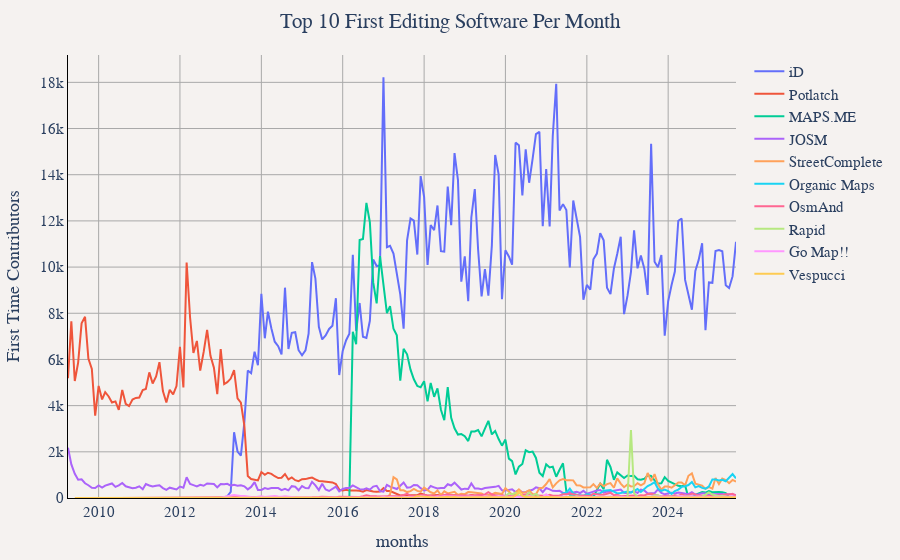

This figure's notebook cell:
### Code cell
df = duckdb.sql("""
WITH top_software AS (
	SELECT created_by
	FROM (
		SELECT
			created_by,
			COUNT(DISTINCT user_name) as total_contributors
		FROM '../changeset_data/year=*/month=*/*.parquet'
		WHERE created_by IS NOT NULL
		GROUP BY created_by
		ORDER BY total_contributors DESC
		LIMIT 10
	)
),
user_first_software AS (
	SELECT 
		user_name,
		created_by,
		year,
		month,
		ROW_NUMBER() OVER (PARTITION BY user_name ORDER BY year, month) as rn
	FROM '../changeset_data/year=*/month=*/*.parquet'
	WHERE created_by IS NOT NULL
),
first_software_only AS (
	SELECT 
		user_name,
		created_by,
		year,
		month,
		CONCAT(year, '-', LPAD(CAST(month as VARCHAR), 2, '0')) as months
	FROM user_first_software
	WHERE rn = 1 AND created_by IN (SELECT created_by FROM top_software)
),
monthly_first_software_counts AS (
	SELECT 
		months,
		created_by,
		COUNT(DISTINCT user_name) as first_time_users
	FROM first_software_only
	GROUP BY months, created_by
)
SELECT 
	months,
	created_by,
	first_time_users as 'First Time Contributors'
FROM monthly_first_software_counts
ORDER BY months""").df()
util.show_figure(
    [
        util.FigureConfig(
            title="Top 10 First Editing Software Per Month",
            x_col="months",
            y_col="First Time Contributors",
            group_col="created_by",
            query_or_df=df,
        ),
    ],
)

### Figure 1 — Plotly figure (JSON) as saved in the notebook; plotly's stock layout.template omitted (floating-point values rounded to 4 significant figures; data arrays with more than 128 entries replaced by an {"elided": "..."} marker saying what was removed)
{"data": [{"hovertemplate": "iD<br>%{x}<br>%{y:,} First Time Contributors<extra></extra>", "name": "iD", "type": "scatter", "visible": true, "x": {"elided": "153 str values"}, "y": {"elided": "153 int values"}}, {"hovertemplate": "Potlatch<br>%{x}<br>%{y:,} First Time Contributors<extra></extra>", "name": "Potlatch", "type": "scatter", "visible": true, "x": {"elided": "183 str values"}, "y": {"elided": "183 int values"}}, {"hovertemplate": "MAPS.ME<br>%{x}<br>%{y:,} First Time Contributors<extra></extra>", "name": "MAPS.ME", "type": "scatter", "visible": true, "x": ["2016-02", "2016-03", "2016-04", "2016-05", "2016-06", "2016-07", "2016-08", "2016-09", "2016-10", "2016-11", "2016-12", "2017-01", "2017-02", "2017-03", "2017-04", "2017-05", "2017-06", "2017-07", "2017-08", "2017-09", "2017-10", "2017-11", "2017-12", "2018-01", "2018-02", "2018-03", "2018-04", "2018-05", "2018-06", "2018-07", "2018-08", "2018-09", "2018-10", "2018-11", "2018-12", "2019-01", "2019-02", "2019-03", "2019-04", "2019-05", "2019-06", "2019-07", "2019-08", "2019-09", "2019-10", "2019-11", "2019-12", "2020-01", "2020-02", "2020-03", "2020-04", "2020-05", "2020-06", "2020-07", "2020-08", "2020-09", "2020-10", "2020-11", "2020-12", "2021-01", "2021-02", "2021-03", "2021-04", "2021-05", "2021-06", "2021-07", "2021-08", "2021-09", "2021-10", "2021-11", "2021-12", "2022-01", "2022-02", "2022-03", "2022-04", "2022-05", "2022-06", "2022-07", "2022-08", "2022-09", "2022-10", "2022-11", "2022-12", "2023-01", "2023-02", "2023-03", "2023-04", "2023-05", "2023-06", "2023-07", "2023-08", "2023-09", "2023-10", "2023-11", "2023-12", "2024-01", "2024-02", "2024-03", "2024-04", "2024-05", "2024-06", "2024-07", "2024-10", "2024-11", "2024-12", "2025-01", "2025-02", "2025-03", "2025-04", "2025-05", "2025-06", "2025-07", "2025-08", "2025-09"], "y": [2, 26, 7194, 6656, 11175, 11220, 12779, 11942, 9337, 8430, 10479, 9327, 8002, 8309, 7327, 7044, 5085, 6462, 6224, 5557, 5139, 4849, 4792, 5060, 4181, 4979, 4382, 4749, 3823, 3366, 4806, 3472, 3019, 2747, 2767, 2678, 2466, 2881, 2880, 2939, 2669, 3008, 3343, 2754, 2904, 2553, 2267, 2528, 1707, 1597, 1021, 1357, 1474, 2064, 1987, 2010, 1734, 1097, 952, 1461, 1325, 1358, 922, 1224, 1503, 279, 143, 142, 117, 69, 51, 70, 54, 41, 345, 620, 385, 1655, 1344, 791, 1109, 986, 868, 977, 948, 957, 809, 790, 830, 984, 955, 763, 626, 641, 903, 742, 670, 614, 529, 510, 540, 16, 181, 262, 235, 299, 250, 263, 264, 253, 211, 31, 17, 11]}, {"hovertemplate": "JOSM<br>%{x}<br>%{y:,} First Time Contributors<extra></extra>", "name": "JOSM", "type": "scatter", "visible": true, "x": {"elided": "198 str values"}, "y": {"elided": "198 int values"}}, {"hovertemplate": "StreetComplete<br>%{x}<br>%{y:,} First Time Contributors<extra></extra>", "name": "StreetComplete", "type": "scatter", "visible": true, "x": ["2016-12", "2017-02", "2017-03", "2017-04", "2017-05", "2017-06", "2017-07", "2017-08", "2017-09", "2017-10", "2017-11", "2017-12", "2018-01", "2018-02", "2018-03", "2018-04", "2018-05", "2018-06", "2018-07", "2018-08", "2018-09", "2018-10", "2018-11", "2018-12", "2019-01", "2019-02", "2019-03", "2019-04", "2019-05", "2019-06", "2019-07", "2019-08", "2019-09", "2019-10", "2019-11", "2019-12", "2020-01", "2020-02", "2020-03", "2020-04", "2020-05", "2020-06", "2020-07", "2020-08", "2020-09", "2020-10", "2020-11", "2020-12", "2021-01", "2021-02", "2021-03", "2021-04", "2021-05", "2021-06", "2021-07", "2021-08", "2021-09", "2021-10", "2021-11", "2021-12", "2022-01", "2022-02", "2022-03", "2022-04", "2022-05", "2022-06", "2022-07", "2022-08", "2022-09", "2022-10", "2022-11", "2022-12", "2023-01", "2023-02", "2023-03", "2023-04", "2023-05", "2023-06", "2023-07", "2023-08", "2023-09", "2023-10", "2023-11", "2023-12", "2024-01", "2024-02", "2024-03", "2024-04", "2024-05", "2024-06", "2024-07", "2024-08", "2024-09", "2024-10", "2024-11", "2024-12", "2025-01", "2025-02", "2025-03", "2025-04", "2025-05", "2025-06", "2025-07", "2025-08", "2025-09"], "y": [1, 1, 151, 907, 810, 334, 335, 256, 296, 390, 309, 275, 451, 336, 250, 196, 325, 124, 293, 198, 241, 270, 134, 183, 167, 256, 246, 237, 202, 195, 93, 124, 155, 223, 195, 170, 425, 285, 138, 233, 368, 216, 254, 332, 166, 165, 424, 446, 606, 821, 459, 635, 766, 823, 767, 770, 764, 554, 544, 458, 451, 467, 601, 434, 630, 511, 602, 643, 443, 852, 623, 469, 589, 503, 513, 639, 545, 636, 1084, 729, 1032, 595, 370, 495, 494, 444, 551, 675, 668, 550, 962, 1064, 623, 576, 536, 396, 475, 407, 863, 602, 841, 777, 642, 781, 705]}, {"hovertemplate": "Organic Maps<br>%{x}<br>%{y:,} First Time Contributors<extra></extra>", "name": "Organic Maps", "type": "scatter", "visible": true, "x": ["2021-03", "2021-05", "2021-06", "2021-07", "2021-08", "2021-09", "2021-10", "2021-11", "2021-12", "2022-01", "2022-02", "2022-03", "2022-04", "2022-05", "2022-06", "2022-07", "2022-08", "2022-09", "2022-10", "2022-11", "2022-12", "2023-01", "2023-02", "2023-03", "2023-04", "2023-05", "2023-06", "2023-07", "2023-08", "2023-09", "2023-10", "2023-11", "2023-12", "2024-01", "2024-02", "2024-03", "2024-04", "2024-05", "2024-06", "2024-07", "2024-08", "2024-09", "2024-10", "2024-11", "2024-12", "2025-01", "2025-02", "2025-03", "2025-04", "2025-05", "2025-06", "2025-07", "2025-08", "2025-09"], "y": [1, 6, 214, 233, 402, 192, 143, 120, 102, 158, 136, 150, 195, 207, 314, 322, 343, 277, 198, 213, 260, 277, 229, 298, 387, 260, 383, 515, 591, 684, 413, 304, 362, 296, 180, 300, 363, 482, 511, 563, 691, 462, 514, 437, 408, 499, 805, 806, 761, 785, 727, 900, 1038, 850]}, {"hovertemplate": "OsmAnd<br>%{x}<br>%{y:,} First Time Contributors<extra></extra>", "name": "OsmAnd", "type": "scatter", "visible": true, "x": {"elided": "183 str values"}, "y": {"elided": "183 int values"}}, {"hovertemplate": "Rapid<br>%{x}<br>%{y:,} First Time Contributors<extra></extra>", "name": "Rapid", "type": "scatter", "visible": true, "x": ["2019-06", "2019-07", "2019-08", "2019-09", "2019-10", "2019-11", "2019-12", "2020-01", "2020-02", "2020-03", "2020-04", "2020-05", "2020-06", "2020-07", "2020-08", "2020-09", "2020-10", "2020-11", "2020-12", "2021-01", "2021-02", "2021-03", "2021-04", "2021-05", "2021-06", "2021-07", "2021-08", "2021-09", "2021-10", "2021-11", "2021-12", "2022-01", "2022-02", "2022-03", "2022-04", "2022-05", "2022-06", "2022-07", "2022-08", "2022-09", "2022-10", "2022-11", "2022-12", "2023-01", "2023-02", "2023-03", "2023-04", "2023-05", "2023-06", "2023-07", "2023-08", "2023-09", "2023-10", "2023-11", "2023-12", "2024-01", "2024-02", "2024-03", "2024-04", "2024-05", "2024-06", "2024-07", "2024-08", "2024-09", "2024-10", "2024-11", "2024-12", "2025-01", "2025-02", "2025-03", "2025-04", "2025-05", "2025-06", "2025-07", "2025-08", "2025-09"], "y": [6, 40, 40, 41, 17, 21, 30, 78, 203, 154, 227, 105, 40, 74, 234, 101, 172, 49, 22, 27, 25, 32, 40, 33, 18, 40, 12, 14, 84, 23, 11, 13, 15, 25, 33, 39, 55, 20, 48, 22, 41, 38, 10, 42, 2947, 209, 46, 35, 45, 57, 65, 122, 124, 51, 24, 52, 53, 30, 57, 34, 57, 77, 33, 32, 63, 70, 146, 242, 152, 113, 78, 101, 51, 21, 41, 39]}, {"hovertemplate": "Go Map!!<br>%{x}<br>%{y:,} First Time Contributors<extra></extra>", "name": "Go Map!!", "type": "scatter", "visible": true, "x": {"elided": "153 str values"}, "y": {"elided": "153 int values"}}, {"hovertemplate": "Vespucci<br>%{x}<br>%{y:,} First Time Contributors<extra></extra>", "name": "Vespucci", "type": "scatter", "visible": true, "x": {"elided": "191 str values"}, "y": {"elided": "191 int values"}}], "layout": {"barmode": "stack", "font": {"family": "Times", "size": 15}, "margin": {"b": 55, "l": 55, "r": 55, "t": 55}, "paper_bgcolor": "#f5f2f0", "plot_bgcolor": "#f5f2f0", "title": {"text": "Top 10 First Editing Software Per Month", "x": 0.5}, "xaxis": {"gridcolor": "darkgray", "linecolor": "black", "showgrid": true, "tickcolor": "black", "title": {"text": "months"}, "zerolinecolor": "darkgray"}, "yaxis": {"gridcolor": "darkgray", "linecolor": "black", "rangemode": "tozero", "showgrid": true, "tickcolor": "black", "title": {"text": "First Time Contributors"}, "zerolinecolor": "darkgray"}}}
